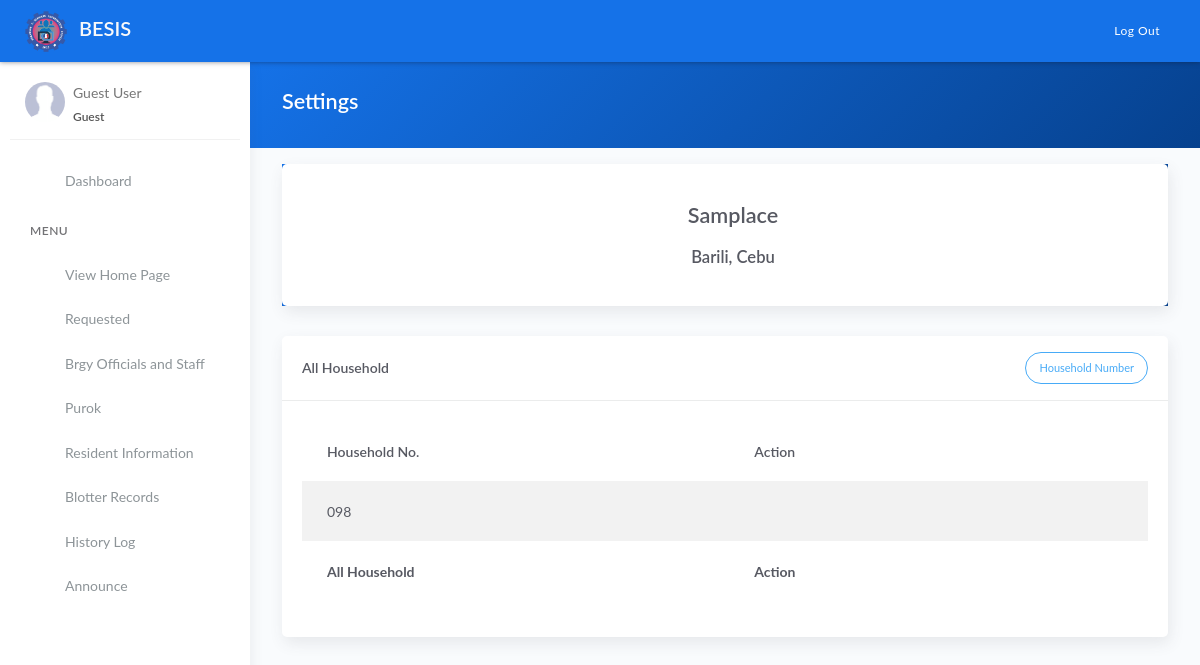
/house.php, run on an earlier commit of the app's database.
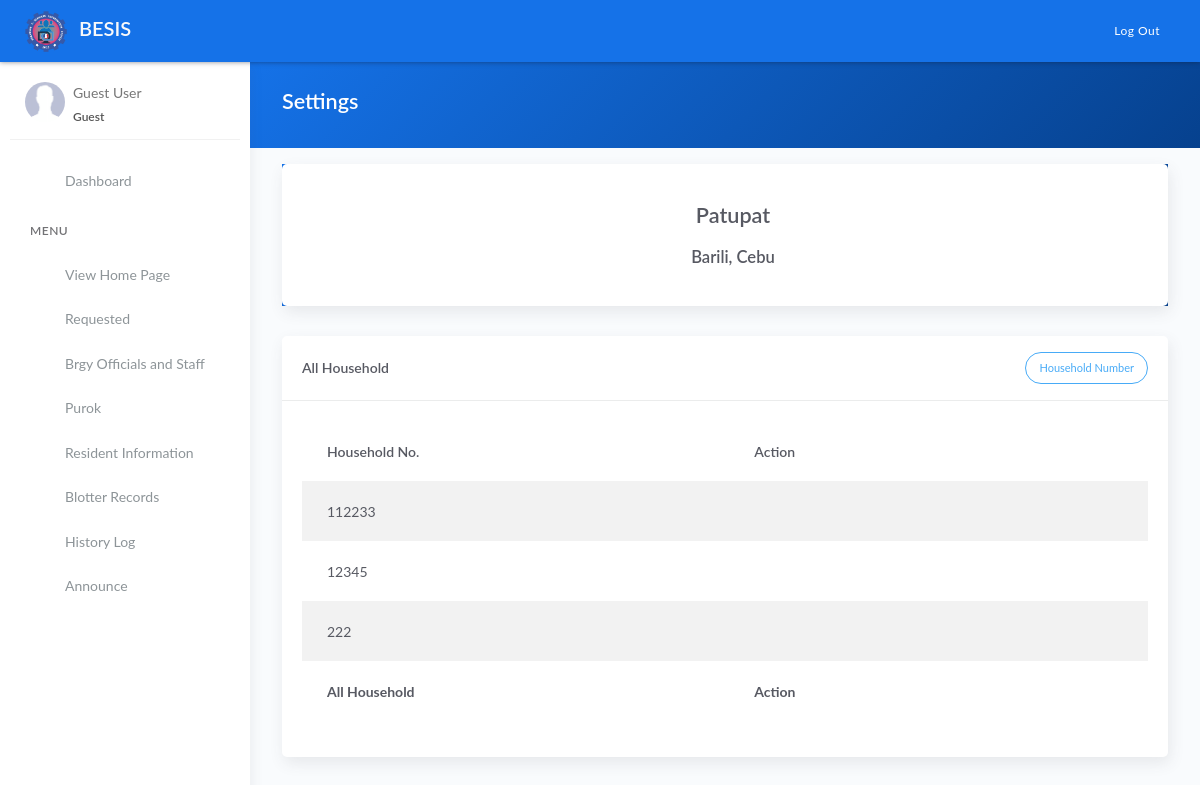
And on a later commit of the database.
### tables this page shows
CREATE TABLE `tblbrgy_info` (
  `id` int(11) NOT NULL AUTO_INCREMENT,
  `province` varchar(100) DEFAULT NULL,
  `town` varchar(100) DEFAULT NULL,
  `brgy_name` varchar(50) DEFAULT NULL,
  `number` varchar(50) DEFAULT NULL,
  `text` text DEFAULT NULL,
  `image` varchar(200) DEFAULT NULL,
  `city_logo` varchar(100) DEFAULT NULL,
  `brgy_logo` varchar(100) DEFAULT NULL,
  PRIMARY KEY (`id`)
);

CREATE TABLE `tbl_household` (
  `id` int(6) NOT NULL AUTO_INCREMENT,
  `household` varchar(255) NOT NULL,
  PRIMARY KEY (`id`)
);

### templates/main-header.php (called while the page is built, shortened)
<?php include 'model/fetch_brgy_info.php' ?>

### model/fetch_brgy_info.php (called while the page is built, shortened)
<?php
    $query = "SELECT * FROM tblbrgy_info";
    $result = $conn->query($query);
	$row = $result->fetch_assoc();
	if($row){
		$province = $row['province'];
		$town	= $row['town'];
		$brgy 		= $row['brgy_name'];
	}
?>

### house.php (the view, shortened to what the changed rows need)
<?php include 'server/server.php' ?>
<?php
    $query = "SELECT * FROM tbl_household ORDER BY `household` asc";
    $result = $conn->query($query);
    $house = array();
	while($row = $result->fetch_assoc()){
		$house[] = $row;
	}
?>
<!DOCTYPE html>
<html lang="en">
<head>
	<?php include 'templates/header.php' ?>
</head>
<body>
	<div class="wrapper">
		<?php include 'templates/main-header.php' ?>
		<div class="main-panel">
			<div class="content">
				<div class="panel-header bg-primary-gradient">
					<div class="page-inner">
						<div class="d-flex align-items-left align-items-md-center flex-column flex-md-row">
							<div>
								<h2 class="text-white fw-bold">Settings</h2>
							</div>
						</div>
					</div>
				</div>
				<div class="page-inner">
                    <div class="row mt--2">
                        <div class="col-md-12">
                <div class="panel-header bg-primary-gradient">
                            <div class="card">
                                <div class="card-body">
                                    <div class="d-flex flex-wrap pb-2 justify-content-between">
                                        <div class="px-2 pb-2 pb-md-0 text-center">
                                            <h2 class="fw-bold mt-3"><?= ucwords($brgy) ?></h2>
                                            <h4 class="fw-bold mt-3"><?= ucwords($town) ?>, <?= ucwords($province) ?> </h4>
                                        </div>
                                    </div>
                                </div>
                            </div>
                </div>
                            <div class="card">
                                <div class="card-body">
                                    <div class="table-responsive">
                                        <table class="table table-striped">
                                            <thead>
                                                <tr>
                                                    <th scope="col">Household No.</th>
                                                    <th scope="col">Action</th>
                                                </tr>
                                            </thead>
                                            <tbody>
                                                <?php if(!empty($house)): ?>
                                                    <?php $no=1; foreach($house as $row): ?>
                                                    <tr>
                                                        <td><? $no; ?><?=  $row['household']; ?></td>
                                                        <td>
                                                            <div class="form-button-action">
                                                                <a type="button" href="#edit" data-toggle="modal" class="btn btn-link btn-primary"
                                                                    household="Edit Household" onclick="editHousehold(this)" data-id="<?= $row['id'] ?>"data-household="<?= $row['household'] ?>" >
                                                                </a>
                                                                <a type="button" data-toggle="tooltip" href="model/remove_houseno.php?id=<?= $row['id'] ?>" onclick="return confirm('Are you sure you want to delete this Household No.?');"
                                                                    class="btn btn-link btn-danger" data-original-household="Remove">
                                                                </a>
                                                            </div>
                                                        </td>
                                                    </tr>
                                                    <?php $no++; endforeach ?>
                                                <?php else: ?>
                                                    <tr>
                                                        <td colspan="3" class="text-center">No Available Data</td>
                                                    </tr>
                                                <?php endif ?>
                                            </tbody>
                                            <tfoot>
                                                <tr>
                                                    <th scope="col">All Household</th>
                                                    <th scope="col">Action</th>
                                                </tr>
                                            </tfoot>
                                        </table>
                                    </div>
                                </div>
                            </div>
                        </div>
                    </div>
                </div>
            </div>
		</div>
	</div>
</body>
</html>

What changed in the data, as far as the page shows it:
removed tbl_household: household "098"
changed tblbrgy_info "Barili": brgy_name "Samplace" → "Patupat"
added tbl_household: household "112233"
added tbl_household: household "12345"
added tbl_household: household "222"
